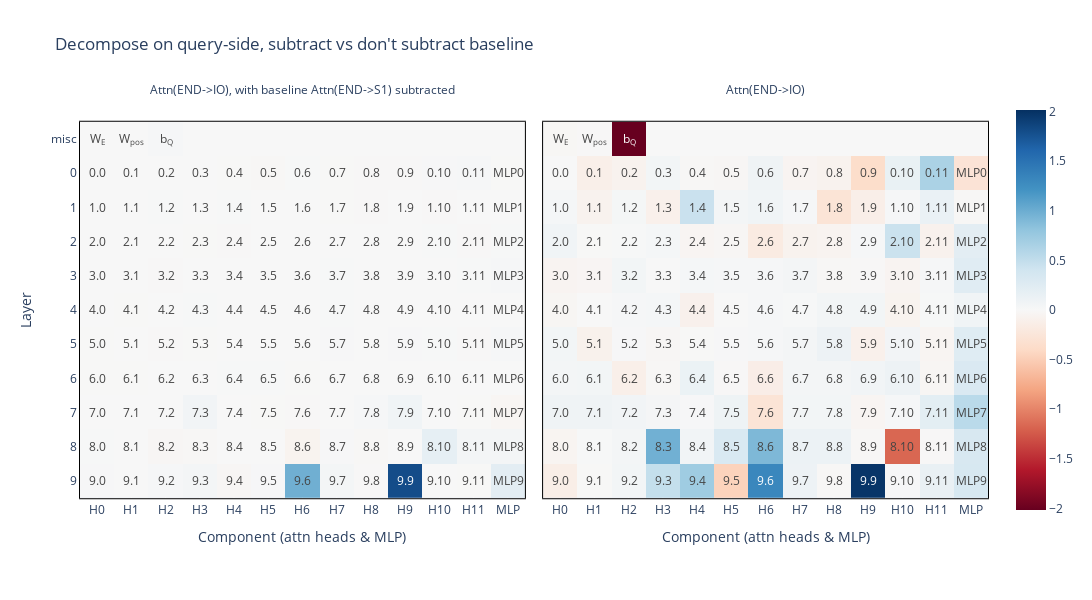

Notebook code for this chart:
### Code cell
contribution_to_attn_scores_decompose_q = _decompose_attn_scores(
    decompose_by = "queries",
)
contribution_to_attn_scores_decompose_q_sub_S1 = _decompose_attn_scores(
    decompose_by = "queries",
    subtract_S1_attn_scores = True,
)

plot_contribution_to_attn_scores(
    t.stack([contribution_to_attn_scores_decompose_q_sub_S1, contribution_to_attn_scores_decompose_q]),
    decompose_by = "queries",
    facet_labels = ["Attn(END->IO), with baseline Attn(END->S1) subtracted", "Attn(END->IO)"],
    title = "Decompose on query-side, subtract vs don't subtract baseline",
    static = True,
)

### Figure 1 — Plotly figure (JSON) as saved in the notebook; plotly's stock layout.template omitted (floating-point values rounded to 4 significant figures; data arrays with more than 128 entries replaced by an {"elided": "..."} marker saying what was removed)
{"data": [{"coloraxis": "coloraxis", "hovertemplate": "Component (attn heads & MLP): %{x}<br>Layer: %{y}<br>color: %{z}<extra></extra>", "name": "0", "text": {"elided": "11x13 str values"}, "textfont": {"size": 12}, "texttemplate": "%{text}", "type": "heatmap", "x": ["H0", "H1", "H2", "H3", "H4", "H5", "H6", "H7", "H8", "H9", "H10", "H11", "MLP"], "xaxis": "x", "y": ["misc", "0", "1", "2", "3", "4", "5", "6", "7", "8", "9"], "yaxis": "y", "z": {"elided": "11x13 float values"}}, {"coloraxis": "coloraxis", "hovertemplate": "Component (attn heads & MLP): %{x}<br>Layer: %{y}<br>color: %{z}<extra></extra>", "name": "1", "text": {"elided": "11x13 str values"}, "textfont": {"size": 12}, "texttemplate": "%{text}", "type": "heatmap", "x": ["H0", "H1", "H2", "H3", "H4", "H5", "H6", "H7", "H8", "H9", "H10", "H11", "MLP"], "xaxis": "x2", "y": ["misc", "0", "1", "2", "3", "4", "5", "6", "7", "8", "9"], "yaxis": "y2", "z": {"elided": "11x13 float values"}}], "layout": {"annotations": [{"font": {}, "showarrow": false, "text": "Attn(END->IO), with baseline Attn(END->S1) subtracted", "x": 0.245, "xanchor": "center", "xref": "paper", "y": 1, "yanchor": "bottom", "yref": "paper"}, {"font": {}, "showarrow": false, "text": "Attn(END->IO)", "x": 0.755, "xanchor": "center", "xref": "paper", "y": 1, "yanchor": "bottom", "yref": "paper"}], "coloraxis": {"cmid": 0, "colorscale": [[0, "rgb(103,0,31)"], [0.1, "rgb(178,24,43)"], [0.2, "rgb(214,96,77)"], [0.3, "rgb(244,165,130)"], [0.4, "rgb(253,219,199)"], [0.5, "rgb(247,247,247)"], [0.6, "rgb(209,229,240)"], [0.7, "rgb(146,197,222)"], [0.8, "rgb(67,147,195)"], [0.9, "rgb(33,102,172)"], [1, "rgb(5,48,97)"]]}, "height": 600, "modebar": {"add": ["drawline", "drawopenpath", "drawclosedpath", "drawcircle", "drawrect", "eraseshape"]}, "title": {"text": "Decompose on query-side, subtract vs don't subtract baseline"}, "width": 1300, "xaxis": {"anchor": "y", "constrain": "domain", "domain": [0, 0.49], "linecolor": "black", "linewidth": 1, "mirror": true, "scaleanchor": "y", "showline": true, "title": {"text": "Component (attn heads & MLP)"}}, "xaxis2": {"anchor": "y2", "domain": [0.51, 1], "linecolor": "black", "linewidth": 1, "matches": "x", "mirror": true, "showline": true, "title": {"text": "Component (attn heads & MLP)"}}, "yaxis": {"anchor": "x", "autorange": "reversed", "constrain": "domain", "domain": [0, 1], "linecolor": "black", "linewidth": 1, "mirror": true, "showline": true, "title": {"text": "Layer"}}, "yaxis2": {"anchor": "x2", "domain": [0, 1], "linecolor": "black", "linewidth": 1, "matches": "y", "mirror": true, "showline": true, "showticklabels": false}}}
